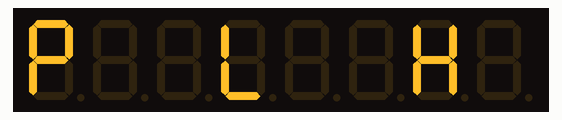
The sketch below on a simulated Arduino Uno, built with avr-gcc and run on an emulated ATmega328P. Shown: 8-digit seven-segment display.

Above: at 5.8 s.
At 7.1 s:
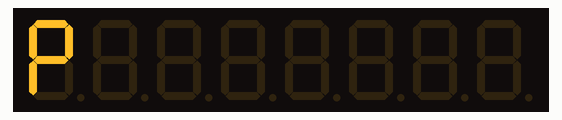
At 11.3 s:
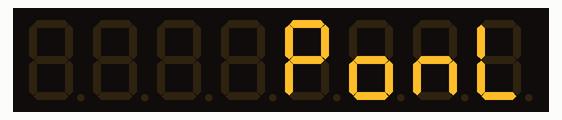
At 21.6 s:
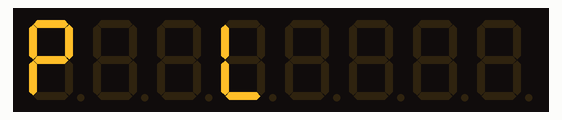
At 28.1 s:
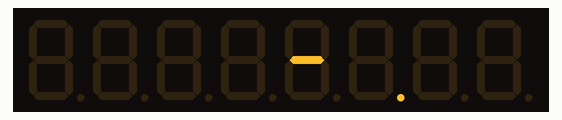
At 39.4 s:
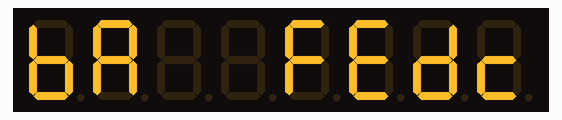

Measured:
- what the display in image 0 shows lasts 0.5 s, from 5.8 s to 6.3 s
- what the display in image 2 shows lasts 0.7 s, from 11.3 s to 12.0 s

The sketch:

part3-8-digit-led-display-characters.ino
```cpp
// (licence header left out)
#include "LedControl.h"

// Initialise the LedControl library
// pin 7 on DIN,
// pin 6 on Clk,
// pin 5 on LOAD
// number of displays: 1
LedControl lc = LedControl(7, 6, 5, 1);

int i = 0;

String charString = "0123456789ABCDEFGHIJLNOPQRSTUYabcdefghijlnopqrstuy,-/\[]._";
char charBuf[60];

void setup() {
  // On startup, the MAX72XX chip is in power-safe mode
  // we are waking this chip for device 0 with the shutdown command
  lc.shutdown(0, false);

  // Set the intensity of the screen on device 0 with a value between 0 and 15
  lc.setIntensity(0, 5);

  // Clear the display of device 0
  lc.clearDisplay(0);

  // Copy the charString to an array of characters in charBuf
  charString.toCharArray(charBuf, 60);
}

void loop() {

  // Show character of device 0,
  // On LED position i % 8 (the remainder of a division by 8)
  // with the character of charBuf[i]
  // without decimal dot
  lc.setChar(0, i % 8, charBuf[i], false);
  i++;

  // If we have iterated over all 60 characters
  if (i > 60) {
    i = 0;
  }

  delay(250);
}
```
